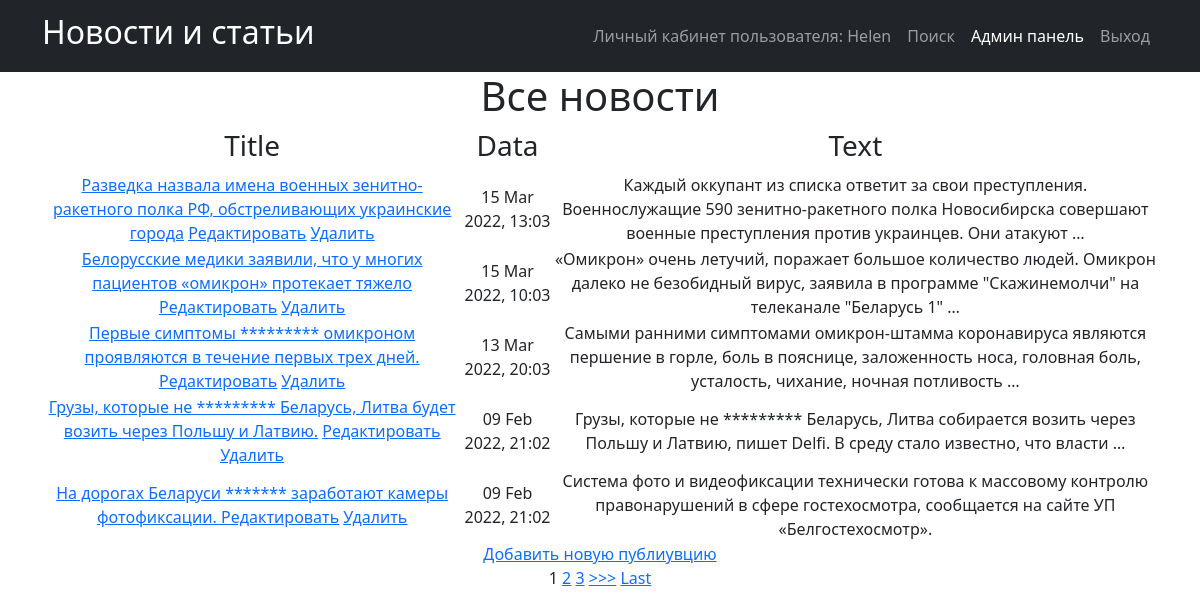
The app's page /news/ (signed in) with its own data.
### news_portal/models.py (models this page shows, shortened)
class Post(models.Model):
    PostAuthor = models.ForeignKey(Author, on_delete=models.CASCADE)
    NEWS = 'NW'
    ARTICLE = 'AR'
    CATEGORIES = [
        ('NW', 'Новость'),
        ('AR', 'Статья')
    ]
    categoryType = models.CharField('Категория публикации', max_length=2, choices=CATEGORIES)
    pubData = models.DateTimeField('дата добавления', auto_now_add=True)
    postCategory = models.ManyToManyField(Category, through='postCategory')
    postTitle = models.CharField('название публикации', max_length=255)
    postText = models.TextField('текст публикации')
    postRating = models.SmallIntegerField('рейтинг публикации', default=0)

### news_portal/views.py (the view, shortened to what this page needs)
# urls.py: path('', PostList.as_view()),
class PostList(ListView):
    model = Post
    template_name = 'news.html'
    context_object_name = 'news'
    queryset = Post.objects.order_by('-id')
    paginate_by = 1
    form_class = PostForm
    def get_context_data(self, **kwargs):
        context = super().get_context_data(**kwargs)
        context['filter'] = News_filter(self.request.GET, queryset=self.get_queryset())
        return context

### news_portal/templatetags/censor.py (called while the page is built)
@register.filter(name='censor')
def censor(value):
    text = value.split()
    for word in text:
        if word.lower() in CENSOR:
            value = value.replace(word, '*' * len(word))
    return value

### templates/news.html (shortened to what this page needs)
{% extends 'flatpages/default.html' %}
{% load censor %}
{% block content %}
<h1>Все новости</h1>
    {% if news %}
    <table>
        <tr>
            <td>
                <h3>Title</h3>
            </td>
            <td>
                <h3>Data</h3>
            </td>
            <td>
                <h3>Text</h3>
            </td>
            </tr>
            {% for new in filter.qs %}
            <tr>
            <td>
               <a href="{% url 'post_detail' new.id %}">{{ new.postTitle|censor }}</a>
                <a href="{% url 'post_update' new.id %}"><u>Редактировать</u></a>
                  <a href="{% url 'post_delete' new.id %}"><u> Удалить </u></a>
            </td>
            <td>
                {{ new.pubData|date:'d M Y, H:m' }}
            </td>
            <td>
                {{ new.postText|truncatewords:20|censor }}
            </td>
        </tr>
        {% endfor %}
    </table>
<a href="{% url 'post_create' %}">Добавить новую публиувцию</a> <br>
{% if is_paginated %}
    {% for num in page_obj.paginator.page_range %}
        {% if page_obj.number == num %}
            <a>{{ num }}</a>
        {% elif num > page_obj.number|add:'-3' and num < page_obj.number|add:'3' %}
            <a href="?page={{ num }}">{{ num }}</a>
        {% endif %}
    {% endfor %}
    {% if page_obj.has_next %}
        <a href="?page={{ page_obj.next_page_number }}">>>></a>
        <a href="?page={{ page_obj.paginator.num_pages }}">Last</a>
    {% endif %}
{% endif %}
    {% else %}
    <h2> Новостей нет! </h2>
    {% endif%}
{% endblock content %}

### templates/flatpages/default.html (shortened to what this page needs)
<!DOCTYPE html>
<html lang="en">
    <head>
        {% load static %}
        <link href="{% static 'css/styles.css' %}" rel="stylesheet" />
    </head>
    <body>
        <nav class="navbar navbar-expand-lg navbar-dark bg-dark">
            <div class="container">
                <a class="navbar-brand" href=/news/><h2>Новости и статьи</h2></a>
                <div class="collapse navbar-collapse" id="navbarSupportedContent">
                    <ul class="navbar-nav ms-auto mb-2 mb-lg-0">
                        <li class="nav-item"><a class="nav-link" href=http://127.0.0.1:8000>Личный кабинет пользователя: {{request.user.username}}</a></li>
                        <li class="nav-item"><a class="nav-link" href=/news/search/>Поиск</a></li>
                        <li class="nav-item"><a class="nav-link active" aria-current="page" href=/admin/>Админ панель</a></li>
                        <li class="nav-item"><a class="nav-link" href=/sign/logout/>Выход</a></li>
                            </ul>
                </div>
            </div>
        </nav>
        <div class="container">
           <div class="row">
               <div class="col-lg-12 text-center">
                   {% block content %}{% endblock content %}
               </div>
           </div>
        </div>
    </body>
</html>

### records on screen
Post: postTitle|censor "Разведка назвала имена военных зенитно-ракетного полка РФ, обстреливающих украинские города", pubData "15 Mar 2022, 13:03", postText|censor "Каждый оккупант из списка ответит за свои преступления. Военнослужащие 590 зенитно-ракетного полка Новосибирска совершают военные преступления против украинцев. Они атакуют …"
Post: postTitle|censor "Белорусские медики заявили, что у многих пациентов «омикрон» протекает тяжело", pubData "15 Mar 2022, 10:03", postText|censor "«Омикрон» очень летучий, поражает большое количество людей. Омикрон далеко не безобидный вирус, заявила в программе \"Скажинемолчи\" на телеканале \"Беларусь 1\" …"
Post: postTitle|censor "Первые симптомы ********* омикроном проявляются в течение первых трех дней.", pubData "13 Mar 2022, 20:03", postText|censor "Самыми ранними симптомами омикрон-штамма коронавируса являются першение в горле, боль в пояснице, заложенность носа, головная боль, усталость, чихание, ночная потливость …"
Post: postTitle|censor "Грузы, которые не ********* Беларусь, Литва будет возить через Польшу и Латвию.", pubData "09 Feb 2022, 21:02", postText|censor "Грузы, которые не ********* Беларусь, Литва собирается возить через Польшу и Латвию, пишет Delfi. В среду стало известно, что власти …"
Post: postTitle|censor "На дорогах Беларуси ******* заработают камеры фотофиксации.", pubData "09 Feb 2022, 21:02", postText|censor "Система фото и видеофиксации технически готова к массовому контролю правонарушений в сфере гостехосмотра, сообщается на сайте УП «Белгостехосмотр»."

### other values on screen
{{ request.user.username }} "Helen"
{{ num }} "1"
{{ num }} "2" "3"
